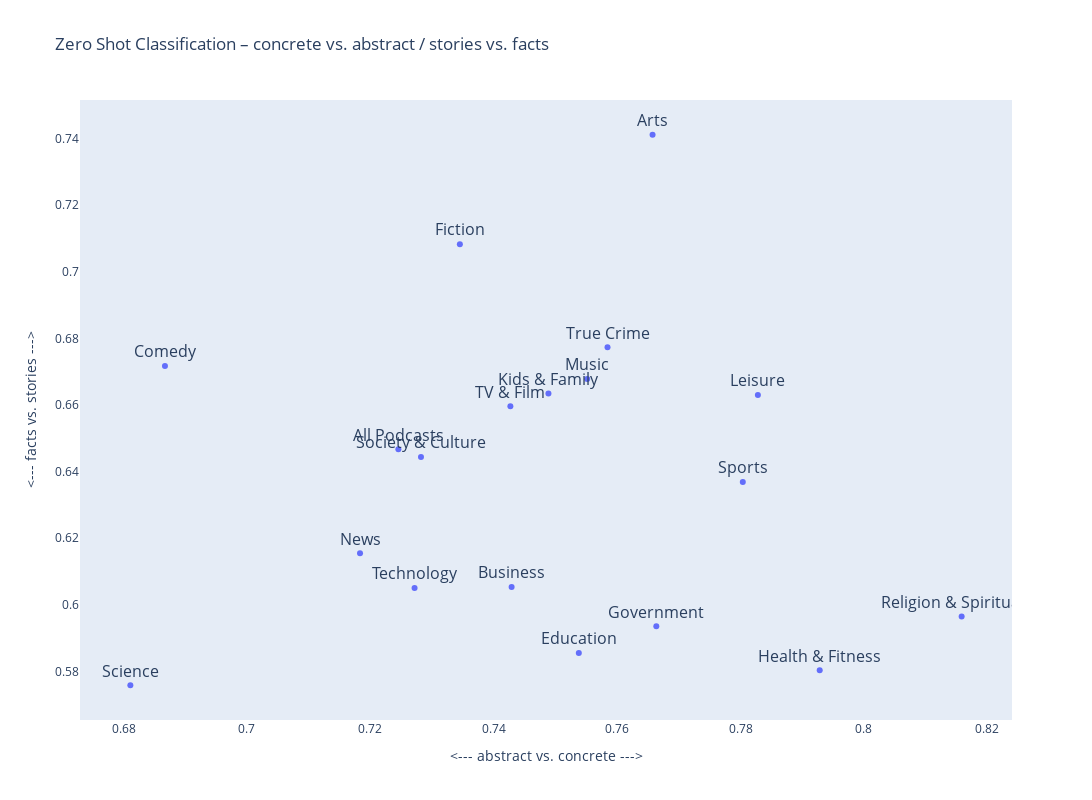

Notebook code for this chart:
### Markdown cell above
I observe comprehensible results for pairs like concrete/abstract, stories/facts as well.

### Code cell
create_graph("concrete_abstract", "stories_facts")

### Figure 1 — Plotly figure (JSON) as saved in the notebook; plotly's stock layout.template omitted (floating-point values rounded to 4 significant figures)
{"data": [{"hovertemplate": "<--- abstract vs. concrete --->=%{x}<br><--- facts vs. stories --->=%{y}<br>chartable_genre=%{text}<extra></extra>", "legendgroup": "", "marker": {"color": "#636efa", "symbol": "circle"}, "mode": "markers+text", "name": "", "orientation": "v", "showlegend": false, "text": ["All Podcasts", "Arts", "Business", "Comedy", "Education", "Fiction", "Government", "Health & Fitness", "Kids & Family", "Leisure", "Music", "News", "Religion & Spirituality", "Science", "Society & Culture", "Sports", "TV & Film", "Technology", "True Crime"], "textfont": {"size": 16}, "textposition": "top center", "type": "scatter", "x": [0.7245, 0.7657, 0.7429, 0.6867, 0.7538, 0.7345, 0.7663, 0.7928, 0.7489, 0.7828, 0.7551, 0.7183, 0.8158, 0.6811, 0.7282, 0.7804, 0.7427, 0.7272, 0.7584], "xaxis": "x", "y": [0.6467, 0.7411, 0.6054, 0.6717, 0.5856, 0.7083, 0.5935, 0.5803, 0.6634, 0.663, 0.6678, 0.6155, 0.5965, 0.5759, 0.6444, 0.6368, 0.6596, 0.6051, 0.6773], "yaxis": "y"}], "layout": {"height": 800, "legend": {"tracegroupgap": 0}, "title": {"text": "Zero Shot Classification – concrete vs. abstract / stories vs. facts"}, "width": 1200, "xaxis": {"anchor": "y", "autorange": true, "domain": [0, 1], "range": [0.673, 0.8239], "showgrid": false, "title": {"text": "<--- abstract vs. concrete --->"}, "type": "linear"}, "yaxis": {"anchor": "x", "autorange": true, "domain": [0, 1], "range": [0.5654, 0.7515], "showgrid": false, "title": {"text": "<--- facts vs. stories --->"}, "type": "linear"}}}
